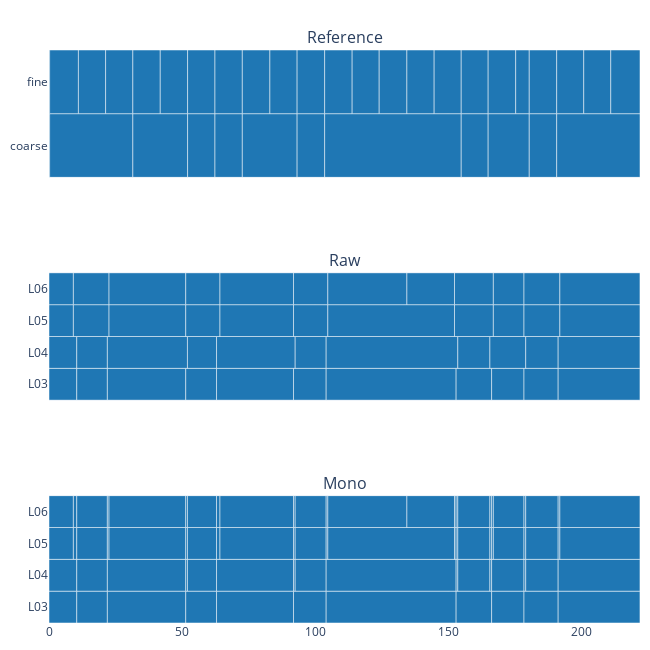

The code cell stored with this chart in its notebook:
### Code cell
from mir_eval.hierarchy import tmeasure

annos = [
    ref.scrub_labels(), 
    MS(aligned_est[2:6], 'Raw').scrub_labels(), 
    MS(mono_est_depth[2:6], 'Mono')
]

fig = make_subplots(
    rows=3, cols=1, shared_xaxes=True,
    subplot_titles=["Reference", "Raw", "Mono"]
)
fig.update_layout(
    barmode="overlay", legend_visible=False, height=650, width=650, 
    margin=dict(l=10, r=10, t=50, b=10)
)
fig.update_xaxes(
    autorangeoptions=dict(minallowed=ref.start.time, maxallowed=ref.end.time)
)

for row, anno in enumerate(annos, start=1):
    if row != 1:
        print(f"{anno}: reduced (tran=False)\n  {tmeasure(ref.itvls, anno.itvls)}")
        print(f"{anno}: full (tran=True)\n  {tmeasure(ref.itvls, anno.itvls, transitive=True)}")
    for bar_trace in anno.plot().data:
        fig.add_trace(bar_trace, row=row, col=1)

fig.show()

### Figure 1 — Plotly figure (JSON) as saved in the notebook; plotly's stock layout.template omitted (floating-point values rounded to 4 significant figures)
{"data": [{"base": [0, 0.2438, 31.5, 52.08, 62.36, 72.64, 93.22, 103.6, 154.9, 165.0, 180.4, 190.8, 0, 0.2438, 11.05, 21.27, 31.5, 41.8, 52.08, 62.36, 72.64, 83.0, 93.22, 103.6, 113.9, 124.1, 134.5, 144.7, 154.9, 165.0, 175.4, 180.4, 190.8, 200.9, 211.1], "customdata": ["<b></b><br>Layer: coarse<br>Start: 0.000s<br>End: 0.244s<br>Duration: 0.244s", "<b></b><br>Layer: coarse<br>Start: 0.244s<br>End: 31.504s<br>Duration: 31.260s", "<b></b><br>Layer: coarse<br>Start: 31.504s<br>End: 52.075s<br>Duration: 20.571s", "<b></b><br>Layer: coarse<br>Start: 52.075s<br>End: 62.362s<br>Duration: 10.287s", "<b></b><br>Layer: coarse<br>Start: 62.362s<br>End: 72.638s<br>Duration: 10.276s", "<b></b><br>Layer: coarse<br>Start: 72.638s<br>End: 93.223s<br>Duration: 20.585s", "<b></b><br>Layer: coarse<br>Start: 93.223s<br>End: 103.579s<br>Duration: 10.355s", "<b></b><br>Layer: coarse<br>Start: 103.579s<br>End: 154.885s<br>Duration: 51.307s", "<b></b><br>Layer: coarse<br>Start: 154.885s<br>End: 165.009s<br>Duration: 10.124s", "<b></b><br>Layer: coarse<br>Start: 165.009s<br>End: 180.447s<br>Duration: 15.437s", "<b></b><br>Layer: coarse<br>Start: 180.447s<br>End: 190.764s<br>Duration: 10.317s", "<b></b><br>Layer: coarse<br>Start: 190.764s<br>End: 222.061s<br>Duration: 31.297s", "<b></b><br>Layer: fine<br>Start: 0.000s<br>End: 0.244s<br>Duration: 0.244s", "<b></b><br>Layer: fine<br>Start: 0.244s<br>End: 11.052s<br>Duration: 10.808s", "<b></b><br>Layer: fine<br>Start: 11.052s<br>End: 21.271s<br>Duration: 10.219s", "<b></b><br>Layer: fine<br>Start: 21.271s<br>End: 31.504s<br>Duration: 10.233s", "<b></b><br>Layer: fine<br>Start: 31.504s<br>End: 41.803s<br>Duration: 10.299s", "<b></b><br>Layer: fine<br>Start: 41.803s<br>End: 52.075s<br>Duration: 10.272s", "<b></b><br>Layer: fine<br>Start: 52.075s<br>End: 62.362s<br>Duration: 10.287s", "<b></b><br>Layer: fine<br>Start: 62.362s<br>End: 72.638s<br>Duration: 10.276s", "<b></b><br>Layer: fine<br>Start: 72.638s<br>End: 83.000s<br>Duration: 10.362s", "<b></b><br>Layer: fine<br>Start: 83.000s<br>End: 93.223s<br>Duration: 10.223s", "<b></b><br>Layer: fine<br>Start: 93.223s<br>End: 103.579s<br>Duration: 10.355s", "<b></b><br>Layer: fine<br>Start: 103.579s<br>End: 113.906s<br>Duration: 10.328s", "<b></b><br>Layer: fine<br>Start: 113.906s<br>End: 124.068s<br>Duration: 10.161s", "<b></b><br>Layer: fine<br>Start: 124.068s<br>End: 134.477s<br>Duration: 10.409s", "<b></b><br>Layer: fine<br>Start: 134.477s<br>End: 144.715s<br>Duration: 10.238s", "<b></b><br>Layer: fine<br>Start: 144.715s<br>End: 154.885s<br>Duration: 10.171s", "<b></b><br>Layer: fine<br>Start: 154.885s<br>End: 165.009s<br>Duration: 10.124s", "<b></b><br>Layer: fine<br>Start: 165.009s<br>End: 175.356s<br>Duration: 10.346s", "<b></b><br>Layer: fine<br>Start: 175.356s<br>End: 180.447s<br>Duration: 5.091s", "<b></b><br>Layer: fine<br>Start: 180.447s<br>End: 190.764s<br>Duration: 10.317s", "<b></b><br>Layer: fine<br>Start: 190.764s<br>End: 200.920s<br>Duration: 10.156s", "<b></b><br>Layer: fine<br>Start: 200.920s<br>End: 211.083s<br>Duration: 10.162s", "<b></b><br>Layer: fine<br>Start: 211.083s<br>End: 222.061s<br>Duration: 10.979s"], "hovertemplate": "%{customdata}<extra></extra>", "insidetextanchor": "middle", "marker": {"color": "#1F77B4", "line": {"color": "white", "width": 0.5}, "pattern": {"fgcolor": "white", "fgopacity": 0.5, "shape": "", "solidity": 0.25}}, "name": "", "orientation": "h", "showlegend": true, "text": ["", "", "", "", "", "", "", "", "", "", "", "", "", "", "", "", "", "", "", "", "", "", "", "", "", "", "", "", "", "", "", "", "", "", ""], "textposition": "inside", "type": "bar", "width": 1, "x": [0.2438, 31.26, 20.57, 10.29, 10.28, 20.58, 10.36, 51.31, 10.12, 15.44, 10.32, 31.3, 0.2438, 10.81, 10.22, 10.23, 10.3, 10.27, 10.29, 10.28, 10.36, 10.22, 10.36, 10.33, 10.16, 10.41, 10.24, 10.17, 10.12, 10.35, 5.091, 10.32, 10.16, 10.16, 10.98], "xaxis": "x", "y": ["coarse", "coarse", "coarse", "coarse", "coarse", "coarse", "coarse", "coarse", "coarse", "coarse", "coarse", "coarse", "fine", "fine", "fine", "fine", "fine", "fine", "fine", "fine", "fine", "fine", "fine", "fine", "fine", "fine", "fine", "fine", "fine", "fine", "fine", "fine", "fine", "fine", "fine"], "yaxis": "y"}, {"base": [0, 10.43, 21.93, 51.38, 62.95, 91.88, 104.1, 153.0, 166.3, 178.5, 191.3, 0, 10.43, 21.93, 52.02, 62.95, 92.5, 104.1, 153.6, 165.7, 179.1, 191.3, 0, 9.16, 22.56, 51.38, 64.24, 91.88, 104.8, 152.4, 167.0, 178.5, 191.9, 0, 9.16, 22.56, 51.38, 64.24, 91.88, 104.8, 134.5, 152.4, 167.0, 178.5, 191.9], "customdata": ["<b></b><br>Layer: L03<br>Start: 0.000s<br>End: 10.430s<br>Duration: 10.430s", "<b></b><br>Layer: L03<br>Start: 10.430s<br>End: 21.930s<br>Duration: 11.500s", "<b></b><br>Layer: L03<br>Start: 21.930s<br>End: 51.380s<br>Duration: 29.450s", "<b></b><br>Layer: L03<br>Start: 51.380s<br>End: 62.950s<br>Duration: 11.570s", "<b></b><br>Layer: L03<br>Start: 62.950s<br>End: 91.880s<br>Duration: 28.930s", "<b></b><br>Layer: L03<br>Start: 91.880s<br>End: 104.140s<br>Duration: 12.260s", "<b></b><br>Layer: L03<br>Start: 104.140s<br>End: 152.970s<br>Duration: 48.830s", "<b></b><br>Layer: L03<br>Start: 152.970s<br>End: 166.310s<br>Duration: 13.340s", "<b></b><br>Layer: L03<br>Start: 166.310s<br>End: 178.470s<br>Duration: 12.160s", "<b></b><br>Layer: L03<br>Start: 178.470s<br>End: 191.310s<br>Duration: 12.840s", "<b></b><br>Layer: L03<br>Start: 191.310s<br>End: 222.045s<br>Duration: 30.735s", "<b></b><br>Layer: L04<br>Start: 0.000s<br>End: 10.430s<br>Duration: 10.430s", "<b></b><br>Layer: L04<br>Start: 10.430s<br>End: 21.930s<br>Duration: 11.500s", "<b></b><br>Layer: L04<br>Start: 21.930s<br>End: 52.020s<br>Duration: 30.090s", "<b></b><br>Layer: L04<br>Start: 52.020s<br>End: 62.950s<br>Duration: 10.930s", "<b></b><br>Layer: L04<br>Start: 62.950s<br>End: 92.500s<br>Duration: 29.550s", "<b></b><br>Layer: L04<br>Start: 92.500s<br>End: 104.140s<br>Duration: 11.640s", "<b></b><br>Layer: L04<br>Start: 104.140s<br>End: 153.600s<br>Duration: 49.460s", "<b></b><br>Layer: L04<br>Start: 153.600s<br>End: 165.670s<br>Duration: 12.070s", "<b></b><br>Layer: L04<br>Start: 165.670s<br>End: 179.120s<br>Duration: 13.450s", "<b></b><br>Layer: L04<br>Start: 179.120s<br>End: 191.310s<br>Duration: 12.190s", "<b></b><br>Layer: L04<br>Start: 191.310s<br>End: 222.045s<br>Duration: 30.735s", "<b></b><br>Layer: L05<br>Start: 0.000s<br>End: 9.160s<br>Duration: 9.160s", "<b></b><br>Layer: L05<br>Start: 9.160s<br>End: 22.560s<br>Duration: 13.400s", "<b></b><br>Layer: L05<br>Start: 22.560s<br>End: 51.380s<br>Duration: 28.820s", "<b></b><br>Layer: L05<br>Start: 51.380s<br>End: 64.240s<br>Duration: 12.860s", "<b></b><br>Layer: L05<br>Start: 64.240s<br>End: 91.880s<br>Duration: 27.640s", "<b></b><br>Layer: L05<br>Start: 91.880s<br>End: 104.770s<br>Duration: 12.890s", "<b></b><br>Layer: L05<br>Start: 104.770s<br>End: 152.360s<br>Duration: 47.590s", "<b></b><br>Layer: L05<br>Start: 152.360s<br>End: 166.960s<br>Duration: 14.600s", "<b></b><br>Layer: L05<br>Start: 166.960s<br>End: 178.470s<br>Duration: 11.510s", "<b></b><br>Layer: L05<br>Start: 178.470s<br>End: 191.950s<br>Duration: 13.480s", "<b></b><br>Layer: L05<br>Start: 191.950s<br>End: 222.045s<br>Duration: 30.095s", "<b></b><br>Layer: L06<br>Start: 0.000s<br>End: 9.160s<br>Duration: 9.160s", "<b></b><br>Layer: L06<br>Start: 9.160s<br>End: 22.560s<br>Duration: 13.400s", "<b></b><br>Layer: L06<br>Start: 22.560s<br>End: 51.380s<br>Duration: 28.820s", "<b></b><br>Layer: L06<br>Start: 51.380s<br>End: 64.240s<br>Duration: 12.860s", "<b></b><br>Layer: L06<br>Start: 64.240s<br>End: 91.880s<br>Duration: 27.640s", "<b></b><br>Layer: L06<br>Start: 91.880s<br>End: 104.770s<br>Duration: 12.890s", "<b></b><br>Layer: L06<br>Start: 104.770s<br>End: 134.480s<br>Duration: 29.710s", "<b></b><br>Layer: L06<br>Start: 134.480s<br>End: 152.360s<br>Duration: 17.880s", "<b></b><br>Layer: L06<br>Start: 152.360s<br>End: 166.960s<br>Duration: 14.600s", "<b></b><br>Layer: L06<br>Start: 166.960s<br>End: 178.470s<br>Duration: 11.510s", "<b></b><br>Layer: L06<br>Start: 178.470s<br>End: 191.950s<br>Duration: 13.480s", "<b></b><br>Layer: L06<br>Start: 191.950s<br>End: 222.045s<br>Duration: 30.095s"], "hovertemplate": "%{customdata}<extra></extra>", "insidetextanchor": "middle", "marker": {"color": "#1F77B4", "line": {"color": "white", "width": 0.5}, "pattern": {"fgcolor": "white", "fgopacity": 0.5, "shape": "", "solidity": 0.25}}, "name": "", "orientation": "h", "showlegend": true, "text": ["", "", "", "", "", "", "", "", "", "", "", "", "", "", "", "", "", "", "", "", "", "", "", "", "", "", "", "", "", "", "", "", "", "", "", "", "", "", "", "", "", "", "", "", ""], "textposition": "inside", "type": "bar", "width": 1, "x": [10.43, 11.5, 29.45, 11.57, 28.93, 12.26, 48.83, 13.34, 12.16, 12.84, 30.73, 10.43, 11.5, 30.09, 10.93, 29.55, 11.64, 49.46, 12.07, 13.45, 12.19, 30.73, 9.16, 13.4, 28.82, 12.86, 27.64, 12.89, 47.59, 14.6, 11.51, 13.48, 30.09, 9.16, 13.4, 28.82, 12.86, 27.64, 12.89, 29.71, 17.88, 14.6, 11.51, 13.48, 30.09], "xaxis": "x2", "y": ["L03", "L03", "L03", "L03", "L03", "L03", "L03", "L03", "L03", "L03", "L03", "L04", "L04", "L04", "L04", "L04", "L04", "L04", "L04", "L04", "L04", "L04", "L05", "L05", "L05", "L05", "L05", "L05", "L05", "L05", "L05", "L05", "L05", "L06", "L06", "L06", "L06", "L06", "L06", "L06", "L06", "L06", "L06", "L06", "L06"], "yaxis": "y2"}, {"base": [0, 10.43, 21.93, 51.38, 62.95, 91.88, 104.1, 153.0, 166.3, 178.5, 191.3, 0, 10.43, 21.93, 51.38, 52.02, 62.95, 91.88, 92.5, 104.1, 153.0, 153.6, 165.7, 166.3, 178.5, 179.1, 191.3, 0, 9.16, 10.43, 21.93, 22.56, 51.38, 52.02, 62.95, 64.24, 91.88, 92.5, 104.1, 104.8, 152.4, 153.0, 153.6, 165.7, 166.3, 167.0, 178.5, 179.1, 191.3, 191.9, 0, 9.16, 10.43, 21.93, 22.56, 51.38, 52.02, 62.95, 64.24, 91.88, 92.5, 104.1, 104.8, 134.5, 152.4, 153.0, 153.6, 165.7, 166.3, 167.0, 178.5, 179.1, 191.3, 191.9], "customdata": ["<b></b><br>Layer: L03<br>Start: 0.000s<br>End: 10.430s<br>Duration: 10.430s", "<b></b><br>Layer: L03<br>Start: 10.430s<br>End: 21.930s<br>Duration: 11.500s", "<b></b><br>Layer: L03<br>Start: 21.930s<br>End: 51.380s<br>Duration: 29.450s", "<b></b><br>Layer: L03<br>Start: 51.380s<br>End: 62.950s<br>Duration: 11.570s", "<b></b><br>Layer: L03<br>Start: 62.950s<br>End: 91.880s<br>Duration: 28.930s", "<b></b><br>Layer: L03<br>Start: 91.880s<br>End: 104.140s<br>Duration: 12.260s", "<b></b><br>Layer: L03<br>Start: 104.140s<br>End: 152.970s<br>Duration: 48.830s", "<b></b><br>Layer: L03<br>Start: 152.970s<br>End: 166.310s<br>Duration: 13.340s", "<b></b><br>Layer: L03<br>Start: 166.310s<br>End: 178.470s<br>Duration: 12.160s", "<b></b><br>Layer: L03<br>Start: 178.470s<br>End: 191.310s<br>Duration: 12.840s", "<b></b><br>Layer: L03<br>Start: 191.310s<br>End: 222.045s<br>Duration: 30.735s", "<b></b><br>Layer: L04<br>Start: 0.000s<br>End: 10.430s<br>Duration: 10.430s", "<b></b><br>Layer: L04<br>Start: 10.430s<br>End: 21.930s<br>Duration: 11.500s", "<b></b><br>Layer: L04<br>Start: 21.930s<br>End: 51.380s<br>Duration: 29.450s", "<b></b><br>Layer: L04<br>Start: 51.380s<br>End: 52.020s<br>Duration: 0.640s", "<b></b><br>Layer: L04<br>Start: 52.020s<br>End: 62.950s<br>Duration: 10.930s", "<b></b><br>Layer: L04<br>Start: 62.950s<br>End: 91.880s<br>Duration: 28.930s", "<b></b><br>Layer: L04<br>Start: 91.880s<br>End: 92.500s<br>Duration: 0.620s", "<b></b><br>Layer: L04<br>Start: 92.500s<br>End: 104.140s<br>Duration: 11.640s", "<b></b><br>Layer: L04<br>Start: 104.140s<br>End: 152.970s<br>Duration: 48.830s", "<b></b><br>Layer: L04<br>Start: 152.970s<br>End: 153.600s<br>Duration: 0.630s", "<b></b><br>Layer: L04<br>Start: 153.600s<br>End: 165.670s<br>Duration: 12.070s", "<b></b><br>Layer: L04<br>Start: 165.670s<br>End: 166.310s<br>Duration: 0.640s", "<b></b><br>Layer: L04<br>Start: 166.310s<br>End: 178.470s<br>Duration: 12.160s", "<b></b><br>Layer: L04<br>Start: 178.470s<br>End: 179.120s<br>Duration: 0.650s", "<b></b><br>Layer: L04<br>Start: 179.120s<br>End: 191.310s<br>Duration: 12.190s", "<b></b><br>Layer: L04<br>Start: 191.310s<br>End: 222.045s<br>Duration: 30.735s", "<b></b><br>Layer: L05<br>Start: 0.000s<br>End: 9.160s<br>Duration: 9.160s", "<b></b><br>Layer: L05<br>Start: 9.160s<br>End: 10.430s<br>Duration: 1.270s", "<b></b><br>Layer: L05<br>Start: 10.430s<br>End: 21.930s<br>Duration: 11.500s", "<b></b><br>Layer: L05<br>Start: 21.930s<br>End: 22.560s<br>Duration: 0.630s", "<b></b><br>Layer: L05<br>Start: 22.560s<br>End: 51.380s<br>Duration: 28.820s", "<b></b><br>Layer: L05<br>Start: 51.380s<br>End: 52.020s<br>Duration: 0.640s", "<b></b><br>Layer: L05<br>Start: 52.020s<br>End: 62.950s<br>Duration: 10.930s", "<b></b><br>Layer: L05<br>Start: 62.950s<br>End: 64.240s<br>Duration: 1.290s", "<b></b><br>Layer: L05<br>Start: 64.240s<br>End: 91.880s<br>Duration: 27.640s", "<b></b><br>Layer: L05<br>Start: 91.880s<br>End: 92.500s<br>Duration: 0.620s", "<b></b><br>Layer: L05<br>Start: 92.500s<br>End: 104.140s<br>Duration: 11.640s", "<b></b><br>Layer: L05<br>Start: 104.140s<br>End: 104.770s<br>Duration: 0.630s", "<b></b><br>Layer: L05<br>Start: 104.770s<br>End: 152.360s<br>Duration: 47.590s", "<b></b><br>Layer: L05<br>Start: 152.360s<br>End: 152.970s<br>Duration: 0.610s", "<b></b><br>Layer: L05<br>Start: 152.970s<br>End: 153.600s<br>Duration: 0.630s", "<b></b><br>Layer: L05<br>Start: 153.600s<br>End: 165.670s<br>Duration: 12.070s", "<b></b><br>Layer: L05<br>Start: 165.670s<br>End: 166.310s<br>Duration: 0.640s", "<b></b><br>Layer: L05<br>Start: 166.310s<br>End: 166.960s<br>Duration: 0.650s", "<b></b><br>Layer: L05<br>Start: 166.960s<br>End: 178.470s<br>Duration: 11.510s", "<b></b><br>Layer: L05<br>Start: 178.470s<br>End: 179.120s<br>Duration: 0.650s", "<b></b><br>Layer: L05<br>Start: 179.120s<br>End: 191.310s<br>Duration: 12.190s", "<b></b><br>Layer: L05<br>Start: 191.310s<br>End: 191.950s<br>Duration: 0.640s", "<b></b><br>Layer: L05<br>Start: 191.950s<br>End: 222.045s<br>Duration: 30.095s", "<b></b><br>Layer: L06<br>Start: 0.000s<br>End: 9.160s<br>Duration: 9.160s", "<b></b><br>Layer: L06<br>Start: 9.160s<br>End: 10.430s<br>Duration: 1.270s", "<b></b><br>Layer: L06<br>Start: 10.430s<br>End: 21.930s<br>Duration: 11.500s", "<b></b><br>Layer: L06<br>Start: 21.930s<br>End: 22.560s<br>Duration: 0.630s", "<b></b><br>Layer: L06<br>Start: 22.560s<br>End: 51.380s<br>Duration: 28.820s", "<b></b><br>Layer: L06<br>Start: 51.380s<br>End: 52.020s<br>Duration: 0.640s", "<b></b><br>Layer: L06<br>Start: 52.020s<br>End: 62.950s<br>Duration: 10.930s", "<b></b><br>Layer: L06<br>Start: 62.950s<br>End: 64.240s<br>Duration: 1.290s", "<b></b><br>Layer: L06<br>Start: 64.240s<br>End: 91.880s<br>Duration: 27.640s", "<b></b><br>Layer: L06<br>Start: 91.880s<br>End: 92.500s<br>Duration: 0.620s", "<b></b><br>Layer: L06<br>Start: 92.500s<br>End: 104.140s<br>Duration: 11.640s", "<b></b><br>Layer: L06<br>Start: 104.140s<br>End: 104.770s<br>Duration: 0.630s", "<b></b><br>Layer: L06<br>Start: 104.770s<br>End: 134.480s<br>Duration: 29.710s", "<b></b><br>Layer: L06<br>Start: 134.480s<br>End: 152.360s<br>Duration: 17.880s", "<b></b><br>Layer: L06<br>Start: 152.360s<br>End: 152.970s<br>Duration: 0.610s", "<b></b><br>Layer: L06<br>Start: 152.970s<br>End: 153.600s<br>Duration: 0.630s", "<b></b><br>Layer: L06<br>Start: 153.600s<br>End: 165.670s<br>Duration: 12.070s", "<b></b><br>Layer: L06<br>Start: 165.670s<br>End: 166.310s<br>Duration: 0.640s", "<b></b><br>Layer: L06<br>Start: 166.310s<br>End: 166.960s<br>Duration: 0.650s", "<b></b><br>Layer: L06<br>Start: 166.960s<br>End: 178.470s<br>Duration: 11.510s", "<b></b><br>Layer: L06<br>Start: 178.470s<br>End: 179.120s<br>Duration: 0.650s", "<b></b><br>Layer: L06<br>Start: 179.120s<br>End: 191.310s<br>Duration: 12.190s", "<b></b><br>Layer: L06<br>Start: 191.310s<br>End: 191.950s<br>Duration: 0.640s", "<b></b><br>Layer: L06<br>Start: 191.950s<br>End: 222.045s<br>Duration: 30.095s"], "hovertemplate": "%{customdata}<extra></extra>", "insidetextanchor": "middle", "marker": {"color": "#1F77B4", "line": {"color": "white", "width": 0.5}, "pattern": {"fgcolor": "white", "fgopacity": 0.5, "shape": "", "solidity": 0.25}}, "name": "", "orientation": "h", "showlegend": true, "text": ["", "", "", "", "", "", "", "", "", "", "", "", "", "", "", "", "", "", "", "", "", "", "", "", "", "", "", "", "", "", "", "", "", "", "", "", "", "", "", "", "", "", "", "", "", "", "", "", "", "", "", "", "", "", "", "", "", "", "", "", "", "", "", "", "", "", "", "", "", "", "", "", "", ""], "textposition": "inside", "type": "bar", "width": 1, "x": [10.43, 11.5, 29.45, 11.57, 28.93, 12.26, 48.83, 13.34, 12.16, 12.84, 30.73, 10.43, 11.5, 29.45, 0.64, 10.93, 28.93, 0.62, 11.64, 48.83, 0.63, 12.07, 0.64, 12.16, 0.65, 12.19, 30.73, 9.16, 1.27, 11.5, 0.63, 28.82, 0.64, 10.93, 1.29, 27.64, 0.62, 11.64, 0.63, 47.59, 0.61, 0.63, 12.07, 0.64, 0.65, 11.51, 0.65, 12.19, 0.64, 30.09, 9.16, 1.27, 11.5, 0.63, 28.82, 0.64, 10.93, 1.29, 27.64, 0.62, 11.64, 0.63, 29.71, 17.88, 0.61, 0.63, 12.07, 0.64, 0.65, 11.51, 0.65, 12.19, 0.64, 30.09], "xaxis": "x3", "y": ["L03", "L03", "L03", "L03", "L03", "L03", "L03", "L03", "L03", "L03", "L03", "L04", "L04", "L04", "L04", "L04", "L04", "L04", "L04", "L04", "L04", "L04", "L04", "L04", "L04", "L04", "L04", "L05", "L05", "L05", "L05", "L05", "L05", "L05", "L05", "L05", "L05", "L05", "L05", "L05", "L05", "L05", "L05", "L05", "L05", "L05", "L05", "L05", "L05", "L05", "L06", "L06", "L06", "L06", "L06", "L06", "L06", "L06", "L06", "L06", "L06", "L06", "L06", "L06", "L06", "L06", "L06", "L06", "L06", "L06", "L06", "L06", "L06", "L06"], "yaxis": "y3"}], "layout": {"annotations": [{"font": {"size": 16}, "showarrow": false, "text": "Reference", "x": 0.5, "xanchor": "center", "xref": "paper", "y": 1, "yanchor": "bottom", "yref": "paper"}, {"font": {"size": 16}, "showarrow": false, "text": "Raw", "x": 0.5, "xanchor": "center", "xref": "paper", "y": 0.6111, "yanchor": "bottom", "yref": "paper"}, {"font": {"size": 16}, "showarrow": false, "text": "Mono", "x": 0.5, "xanchor": "center", "xref": "paper", "y": 0.2222, "yanchor": "bottom", "yref": "paper"}], "barmode": "overlay", "height": 650, "legend": {"visible": false}, "margin": {"b": 10, "l": 10, "r": 10, "t": 50}, "width": 650, "xaxis": {"anchor": "y", "autorangeoptions": {"maxallowed": 222.1, "minallowed": 0}, "domain": [0, 1], "matches": "x3", "showticklabels": false}, "xaxis2": {"anchor": "y2", "autorangeoptions": {"maxallowed": 222.1, "minallowed": 0}, "domain": [0, 1], "matches": "x3", "showticklabels": false}, "xaxis3": {"anchor": "y3", "autorangeoptions": {"maxallowed": 222.1, "minallowed": 0}, "domain": [0, 1]}, "yaxis": {"anchor": "x", "domain": [0.7778, 1]}, "yaxis2": {"anchor": "x2", "domain": [0.3889, 0.6111]}, "yaxis3": {"anchor": "x3", "domain": [0, 0.2222]}}}
